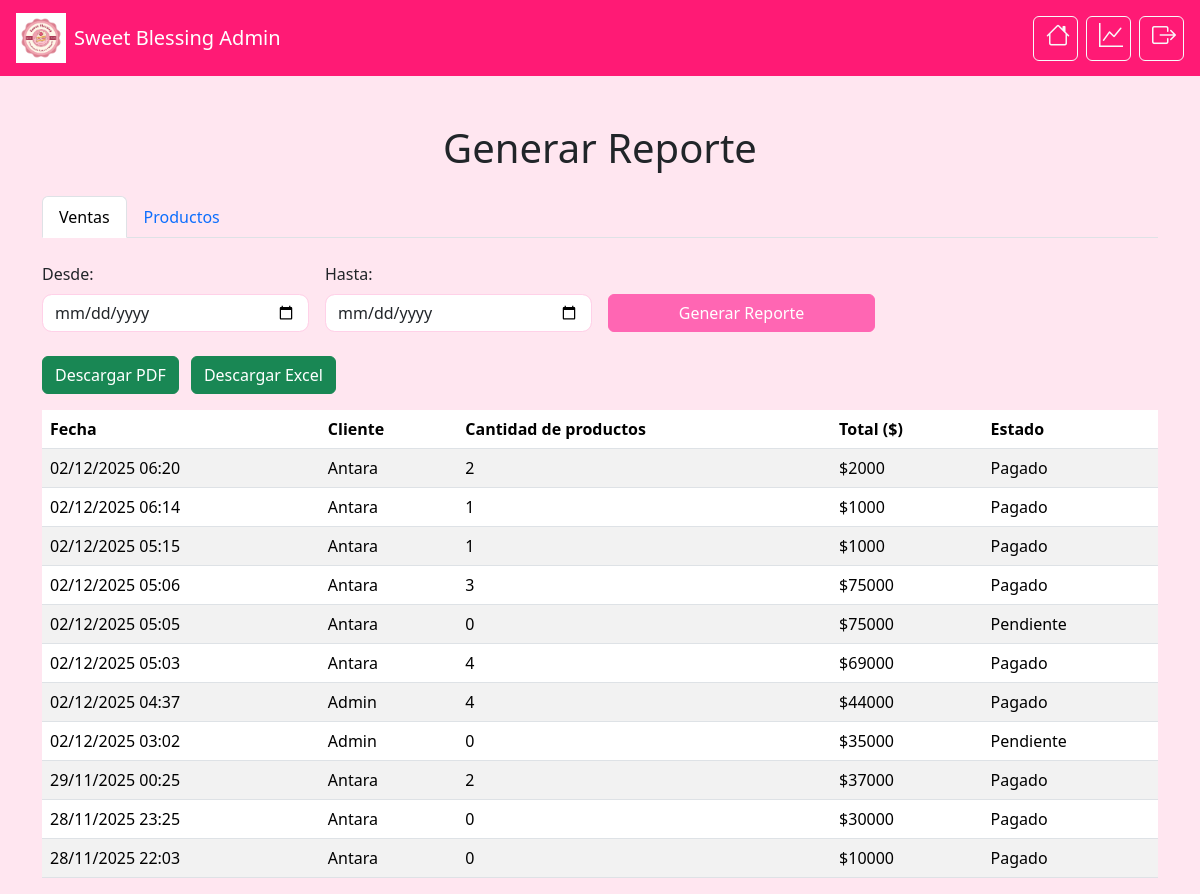
The page /panel/reportes/ (signed in) on the database its author committed.
### adminpanel/models.py (models this page shows, shortened)
class Pedido(models.Model):
    ESTADOS = [
        ('pendiente', 'Pendiente'),
        ('pagado', 'Pagado'),
        ('enviado', 'Enviado'),
        ('entregado', 'Entregado'),
    ]
    TIPOS_ENTREGA = [
        ('retiro', 'Retiro en tienda'),
        ('despacho', 'Despacho a domicilio'),
    ]
    usuario = models.ForeignKey(User, on_delete=models.CASCADE)
    fecha = models.DateTimeField(auto_now_add=True)
    total = models.IntegerField()
    estado = models.CharField(
        max_length=20,
        choices=ESTADOS,
        default='pagado'
    )
    tipo_entrega = models.CharField(
        max_length=20,
        choices=TIPOS_ENTREGA,
        default='retiro'
    )
    direccion = models.CharField(
        max_length=255,
        blank=True,
        null=True
    )

### adminpanel/views.py (the view)
# urls.py: path('reportes/', views.reportes, name='reportes'),
@staff_member_required
def reportes(request):
    tipo_reporte = request.GET.get('tipo_reporte', 'ventas')
    fecha_desde = request.GET.get('fecha_desde')
    fecha_hasta = request.GET.get('fecha_hasta')
    ventas_qs = Pedido.objects.all().order_by('-fecha')
    detalles_qs = DetallePedido.objects.all()
    if fecha_desde:
        fecha_d = parse_date(fecha_desde)
        if fecha_d:
            ventas_qs = ventas_qs.filter(fecha__date__gte=fecha_d)
            detalles_qs = detalles_qs.filter(pedido__fecha__date__gte=fecha_d)
    if fecha_hasta:
        fecha_h = parse_date(fecha_hasta)
        if fecha_h:
            ventas_qs = ventas_qs.filter(fecha__date__lte=fecha_h)
            detalles_qs = detalles_qs.filter(pedido__fecha__date__lte=fecha_h)
    if tipo_reporte == 'ventas':
        reporte = ventas_qs
        orden = None
    else:
        orden = request.GET.get('orden', 'cantidad_total')
        reporte = detalles_qs.values('producto__nombre').annotate(
            cantidad_total=Sum('cantidad'),
            total_recaudado=Sum(F('cantidad') * F('precio_unitario'))
        ).order_by('-cantidad_total')
    contexto = {
        'tipo_reporte': tipo_reporte,
        'reporte': reporte,
        'fecha_desde': fecha_desde or '',
        'fecha_hasta': fecha_hasta or '',
        'orden': orden,
    }
    return render(request, 'adminpanel/reporte.html', contexto)

### adminpanel/templates/adminpanel/reporte.html (shortened to what this page needs)
{% load static %}
<link rel="stylesheet" href="{% static 'tienda/css/estilo_unificado.css' %}">
<!DOCTYPE html>
<html lang="es">
<head>
    <link href="https://cdn.jsdelivr.net/npm/bootstrap@5.3.3/dist/css/bootstrap.min.css" rel="stylesheet">
    <link href="https://cdn.jsdelivr.net/npm/bootstrap-icons/font/bootstrap-icons.css" rel="stylesheet">
</head>
<body>
<head>
    <link href="https://cdn.jsdelivr.net/npm/bootstrap@5.3.3/dist/css/bootstrap.min.css" rel="stylesheet">
    <link href="https://cdn.jsdelivr.net/npm/bootstrap-icons/font/bootstrap-icons.css" rel="stylesheet">
</head>
<body>
<nav class="navbar navbar-expand-lg navbar-dark px-3">
    <a class="navbar-brand d-flex align-items-center" href="{% url 'adminpanel:panel_home' %}">
        <img src="{% static 'adminpanel/images/logo.png' %}" alt="Logo Pastelería" width="50" height="50" class="me-2">
        Sweet Blessing Admin
    </a>
    <div class="ms-auto d-flex">
        <a href="{% url 'adminpanel:panel_home' %}" class="btn btn-outline-light me-2" title="Inicio del panel">
            <i class="bi bi-house"></i>
        </a>
        <a href="{% url 'adminpanel:dashboard' %}" class="btn btn-outline-light me-2" title="Dashboard">
            <i class="bi bi-graph-up"></i>
        </a>
        <a href="{% url 'tienda:salir' %}" class="btn btn-outline-light" style="font-size: 1.5rem;" title="Cerrar sesión">
            <i class="bi bi-box-arrow-right"></i>
        </a>
    </div>
</nav>
<div class="container mt-5">
    <h1 class="mb-4 text-center">Generar Reporte</h1>
    <ul class="nav nav-tabs mb-4" id="reporteTabs" role="tablist">
        <li class="nav-item" role="presentation">
            <button class="nav-link {% if tipo_reporte == 'ventas' %}active{% endif %}"
                    id="ventas-tab"
                    data-bs-toggle="tab"
                    data-bs-target="#ventas"
                    type="button"
                    role="tab">
                Ventas
            </button>
        </li>
        <li class="nav-item" role="presentation">
            <button class="nav-link {% if tipo_reporte == 'productos' %}active{% endif %}"
                    id="productos-tab"
                    data-bs-toggle="tab"
                    data-bs-target="#productos"
                    type="button"
                    role="tab">
                Productos
            </button>
        </li>
    </ul>
    <div class="tab-content">
        <div class="tab-pane fade {% if tipo_reporte == 'ventas' %}show active{% endif %}"
             id="ventas" role="tabpanel">
            <form method="GET" class="row g-3 mb-4">
                <div class="col-md-3">
                    <label for="fecha_desde_ventas" class="form-label">Desde:</label>
                    <input type="date" id="fecha_desde_ventas" name="fecha_desde"
                           class="form-control" value="{{ fecha_desde }}">
                </div>
                <div class="col-md-3">
                    <label for="fecha_hasta_ventas" class="form-label">Hasta:</label>
                    <input type="date" id="fecha_hasta_ventas" name="fecha_hasta"
                           class="form-control" value="{{ fecha_hasta }}">
                </div>
                <div class="col-md-3 d-flex align-items-end">
                    <button type="submit" class="btn btn-primary w-100">Generar Reporte</button>
                </div>
            </form>
            {% if tipo_reporte == "ventas" %}
            <div class="mb-3">
                <a href="{% url 'adminpanel:descargar_reporte' %}?tipo=ventas&fecha_desde={{ fecha_desde }}&fecha_hasta={{ fecha_hasta }}"
                   class="btn btn-success me-2">
                    Descargar PDF
                </a>
                <a href="{% url 'adminpanel:descargar_reporte_excel' %}?tipo=ventas&fecha_desde={{ fecha_desde }}&fecha_hasta={{ fecha_hasta }}"
                   class="btn btn-success">
                    Descargar Excel
                </a>
            </div>
            <table class="table table-striped">
                <thead>
                    <tr>
                        <th>Fecha</th>
                        <th>Cliente</th>
                        <th>Cantidad de productos</th>
                        <th>Total ($)</th>
                        <th>Estado</th>
                    </tr>
                </thead>
                <tbody>
                    {% for pedido in reporte %}
                    <tr>
                        <td>{{ pedido.fecha|date:"d/m/Y H:i" }}</td>
                        <td>{{ pedido.usuario.username }}</td>
                        <td>{{ pedido.detalles.count }}</td>
                        <td>${{ pedido.total }}</td>
                        <td>{{ pedido.get_estado_display }}</td>
                    </tr>
                    {% empty %}
                    <tr>
                        <td colspan="5" class="text-center">No hay datos para este rango</td>
                    </tr>
                    {% endfor %}
                </tbody>
            </table>
            {% endif %}
        </div>
    </div>
</div>
</body>
</html>

### tienda/static/tienda/css/estilo_unificado.css (style rules this page uses)
body { background-color: #ffe6f0; font-family: 'Poppins', sans-serif; }
.navbar { background-color: #ff1a75 !important; }
.btn-primary { background-color: #ff66b3; border-color: #ff66b3; color: white; }
.btn-outline-light { font-size: 1.5rem; display: flex; align-items: center; justify-content: center; width: 45px; height: 45px; border-radius: 10px; transition: 0.2s ease; }
form .form-control { border-radius: 0.6rem; border: 1px solid #ffd1e8; }

### adminpanel/templates/adminpanel/reporte.html (style rules this page uses)
body { background-color: #ffe6f0; }
.navbar { background-color: #ff1a75 !important; }
.btn-primary { background-color: #ff66b3; border-color: #ff66b3; }
.btn-success { background-color: #ff66b3; border-color: #ff66b3; }
.navbar .btn-outline-light { font-size: 1.5rem; }
.btn-primary { background-color: #ff66b3; border-color: #ff66b3; color: white; }
.btn-outline-light { font-size: 1.5rem; }

### rows shown on the page
Pedido: fecha "02/12/2025 06:20", usuario.username "Antara", detalles.count "2", total "2000", estado "Pagado"
Pedido: fecha "02/12/2025 06:14", usuario.username "Antara", detalles.count "1", total "1000", estado "Pagado"
Pedido: fecha "02/12/2025 05:15", usuario.username "Antara", detalles.count "1", total "1000", estado "Pagado"
Pedido: fecha "02/12/2025 05:06", usuario.username "Antara", detalles.count "3", total "75000", estado "Pagado"
Pedido: fecha "02/12/2025 05:05", usuario.username "Antara", detalles.count "0", total "75000", estado "Pendiente"
Pedido: fecha "02/12/2025 05:03", usuario.username "Antara", detalles.count "4", total "69000", estado "Pagado"
Pedido: fecha "02/12/2025 04:37", usuario.username "Admin", detalles.count "4", total "44000", estado "Pagado"
Pedido: fecha "02/12/2025 03:02", usuario.username "Admin", detalles.count "0", total "35000", estado "Pendiente"
Pedido: fecha "29/11/2025 00:25", usuario.username "Antara", detalles.count "2", total "37000", estado "Pagado"
Pedido: fecha "28/11/2025 23:25", usuario.username "Antara", detalles.count "0", total "30000", estado "Pagado"
Pedido: fecha "28/11/2025 22:03", usuario.username "Antara", detalles.count "0", total "10000", estado "Pagado"
